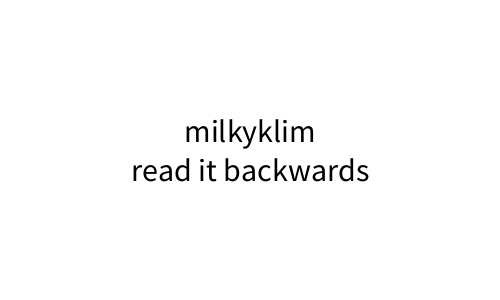
Frame 1 (no input)
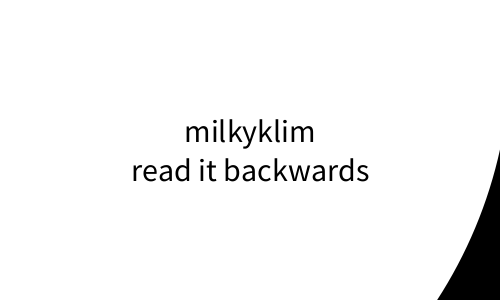
Frame 60 (the mouse pressed at the canvas centre just before this capture)
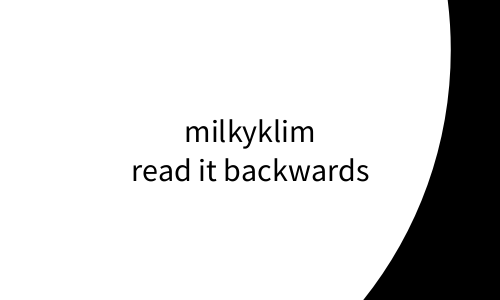
Frame 120 (the mouse held since frame 60 and released just before this capture)

The Processing sketch that drew these frames (run headless with seeded random() and noise(); from frame 60 on, the mouse is pressed at the canvas centre):

// Processing sketch: EllipseText
// ── EllipseText.pde
/* 
  change color of the text in/out ellipse
*/

final float EPS = 0.0001;
final int TEXTSIZE = 32;
int step = 1;

float r, xEllipse = 50, yEllipse = 50;
String msg = "milkyklim\nread it backwards";

/* speed up the program a bit 
   and drop transparent pixels */
int xOffset = 100;
int yOffset = 100;
boolean switchColor = true;

void setup() {
  size(500, 300);
  background(255);
  drawText();
  r = dist(xEllipse, yEllipse, width, height) + 5;
  frameRate(200);
}

void draw() {
  if (frameCount != 1)
    background(switchColor ? 0 : 255);
  /* Covered text */
  noStroke();
  fill(switchColor ? 255 : 0); 
  ellipseMode(RADIUS);
  ellipse(xEllipse, yEllipse, r, r);
  drawText();
  if (r >= 0) 
    r -= step;
  else {
    switchColor = !switchColor; 
    r = dist(xEllipse, yEllipse, width, height) + 5; 
  }
}

void drawText() {
  PGraphics white = createGraphics(width - 2*xOffset, height - 2*yOffset);
  PGraphics black = createGraphics(width - 2*xOffset, height - 2*yOffset); 
  /* create Text */
  white.beginDraw();
  white.noStroke();
  white.background(0, 0);
  white.fill(switchColor ? 255 : 0);
  white.textAlign(CENTER, CENTER);
  white.textSize(TEXTSIZE);
  white.text(msg, white.width/2, white.height/2);
  white.endDraw();

  black.beginDraw();
  black.noStroke();
  black.background(0, 0);
  black.fill(switchColor ? 0 : 255);
  black.textAlign(CENTER, CENTER);
  black.textSize(TEXTSIZE);
  black.text(msg, black.width/2, black.height/2);
  black.endDraw();

  black.loadPixels();

  for (int i = 0; i < black.width; ++i) {
    for (int j = 0; j < black.height; ++j) {     
      if (alpha(black.pixels[i + black.width*j]) != 0) { /* work only with letters */
        if (isInside(i + xOffset, j + yOffset)) { /* inside circle */
            /* do nothing */
        } else {
            /* invert color */
          black.pixels[i + black.width*j] = color(black.pixels[i + black.width*j], 0);
        }
      }
    }
  }

  black.updatePixels();
  imageMode(CENTER);
  image(white, width/2, height/2);
  image(black, width/2, height/2);
}

boolean isInside(int i, int j) {
  boolean res = true;
  if ((dist(xEllipse, yEllipse, i, j) - r) > EPS) {
    res = false;
  }
  return res;
}

void mousePressed() {
  if (mouseButton == RIGHT)
    noLoop();
  else
    loop();
}
